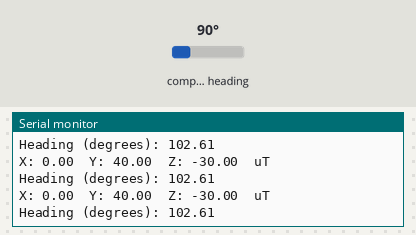
This sketch was run on a simulated Arduino Uno, built with avr-gcc and run on an emulated ATmega328P. Parts: the last lines printed to the serial monitor. The inputs (shaded band) are chosen by the test bench; at power-on: compass heading 90°.

Above: at 5.2 s.
5.3 s: compass heading set to 7°
At 5.84 s:
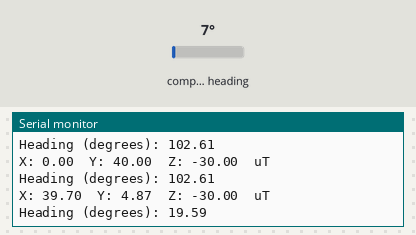
6.8 s: compass heading set to 180°
At 6.85 s:
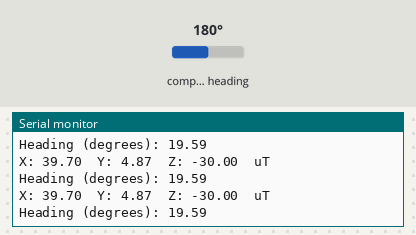
Timing chart, 0 to 9.8 s (numbered marks = the images above; inputs shaded):
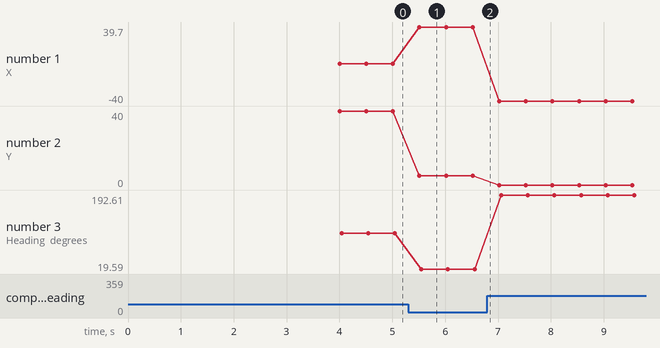

Measured:
- after the input at 5.3 s, the serial monitor: prints a new line after 0.21 s (image 1)
- plotted number 1: 0 → 39.7 after the input at 5.3 s, 39.7 → -40 after the input at 6.8 s
- plotted number 2: 40 → 4.87 after the input at 5.3 s
- plotted number 3: 102.61 → 19.59 after the input at 5.3 s, 19.59 → 192.61 after the input at 6.8 s

The sketch:

13BoxCode.ino
```cpp
//-------------------------------------MAGNETOMETER---------------------------//
//-------------------------------------MAGNETOMETER---------------------------//
//-------------------------------------MAGNETOMETER---------------------------//
//-------------------------------------MAGNETOMETER---------------------------//
//-------------------------------------MAGNETOMETER---------------------------//
//-------------------------------------MAGNETOMETER---------------------------//
#include <Wire.h>
#include <Adafruit_Sensor.h>
#include <Adafruit_HMC5883_U.h>

Adafruit_HMC5883_Unified mag = Adafruit_HMC5883_Unified(12345);

void getMagStats(void) {
  //Reference this to the code in the magsensor code
  //new sensor event
  sensors_event_t event;
  mag.getEvent(&event);
  // Display the output from the magnetometer
  Serial.print("X: "); Serial.print(event.magnetic.x); Serial.print("  ");
  Serial.print("Y: "); Serial.print(event.magnetic.y); Serial.print("  ");
  Serial.print("Z: "); Serial.print(event.magnetic.z); Serial.print("  ");Serial.println("uT");
  float heading = atan2(event.magnetic.y, event.magnetic.x);
  float declinationAngle = 0.22;
  heading += declinationAngle;

  // Correct for when signs are reversed.
  if(heading < 0)
    heading += 2*PI;

  // Check for wrap due to addition of declination.
  if(heading > 2*PI)
    heading -= 2*PI;
  float headingDegrees = heading * 180/M_PI;

  Serial.print("Heading (degrees): "); Serial.println(headingDegrees);
}

//------------------------------------GPS------------------------------------------//
//------------------------------------GPS------------------------------------------//
//------------------------------------GPS------------------------------------------//
//------------------------------------GPS------------------------------------------//
//------------------------------------GPS------------------------------------------//
//------------------------------------GPS------------------------------------------//
#include <SoftwareSerial.h>
#include <TinyGPS.h>

TinyGPS gps;
SoftwareSerial ss(4, 3);

void getGPSstats() {
  bool newData = false;
  unsigned long chars;
  unsigned short sentences, failed;

  for (unsigned long start = millis(); millis() - start < 1000;)
  {
    while (ss.available())
    {
      char c = ss.read();
      // Serial.write(c); // uncomment this line if you want to see the GPS data flowing
      if (gps.encode(c)) // Did a new valid sentence come in?
        newData = true;
    }
    if (newData)
  {
    float flat, flon;
    unsigned long age;
    gps.f_get_position(&flat, &flon, &age);
    Serial.print("LAT=");
    Serial.print(flat == TinyGPS::GPS_INVALID_F_ANGLE ? 0.0 : flat, 6);
    Serial.print(" LON=");
    Serial.print(flon == TinyGPS::GPS_INVALID_F_ANGLE ? 0.0 : flon, 6);
    Serial.print(" SAT=");
    Serial.print(gps.satellites() == TinyGPS::GPS_INVALID_SATELLITES ? 0 : gps.satellites());
    Serial.print(" PREC=");
    Serial.print(gps.hdop() == TinyGPS::GPS_INVALID_HDOP ? 0 : gps.hdop());
  }

  gps.stats(&chars, &sentences, &failed);
  Serial.print(" CHARS=");
  Serial.print(chars);
  Serial.print(" SENTENCES=");
  Serial.print(sentences);
  Serial.print(" CSUM ERR=");
  Serial.println(failed);
  if (chars == 0)
    Serial.println("** No characters received from GPS: check wiring **");
  }
}

//------------------------------------WIND 1---------------------------------//
//------------------------------------WIND 1---------------------------------//
//------------------------------------WIND 1---------------------------------//
//------------------------------------WIND 1---------------------------------//
//------------------------------------WIND 1---------------------------------//
//------------------------------------WIND 1---------------------------------//
//------------------------------------WIND 1---------------------------------//

#define analogPinForRV    1
#define analogPinForTMP   0

const float zeroWindAdjustment =  .2; // negative numbers yield smaller wind speeds and vice versa.

int TMP_Therm_ADunits;  //temp termistor value from wind sensor
float RV_Wind_ADunits;    //RV output from wind sensor
float RV_Wind_Volts;
unsigned long lastMillis;
int TempCtimes100;
float zeroWind_ADunits;
float zeroWind_volts;
float WindSpeed_MPH;

void getWindData_1(){
if (millis() - lastMillis > 200){      // read every 200 ms - printing slows this down further

    TMP_Therm_ADunits = analogRead(analogPinForTMP);
    RV_Wind_ADunits = analogRead(analogPinForRV);
    RV_Wind_Volts = (RV_Wind_ADunits *  0.0048828125);

    // these are all derived from regressions from raw data as such they depend on a lot of experimental factors
    // such as accuracy of temp sensors, and voltage at the actual wind sensor, (wire losses) which were unaccouted for.
    TempCtimes100 = (0.005 *((float)TMP_Therm_ADunits * (float)TMP_Therm_ADunits)) - (16.862 * (float)TMP_Therm_ADunits) + 9075.4;

    zeroWind_ADunits = -0.0006*((float)TMP_Therm_ADunits * (float)TMP_Therm_ADunits) + 1.0727 * (float)TMP_Therm_ADunits + 47.172;  //  13.0C  553  482.39

    zeroWind_volts = (zeroWind_ADunits * 0.0048828125) - zeroWindAdjustment;

    // This from a regression from data in the form of
    // Vraw = V0 + b * WindSpeed ^ c
    // V0 is zero wind at a particular temperature
    // The constants b and c were determined by some Excel wrangling with the solver.

   WindSpeed_MPH =  pow(((RV_Wind_Volts - zeroWind_volts) /.2300) , 2.7265);

    Serial.print("  TMP volts ");
    Serial.print(TMP_Therm_ADunits * 0.0048828125);

    Serial.print(" RV volts ");
    Serial.print((float)RV_Wind_Volts);

    Serial.print("\t  TempC*100 ");
    Serial.print(TempCtimes100 );

    Serial.print("   ZeroWind volts ");
    Serial.print(zeroWind_volts);

    Serial.print("   WindSpeed MPH ");
    Serial.println((float)WindSpeed_MPH);
    lastMillis = millis();
  }

}


//------------------------------------WIND 2---------------------------------//
//------------------------------------WIND 2---------------------------------//
//------------------------------------WIND 2---------------------------------//
//------------------------------------WIND 2---------------------------------//
//------------------------------------WIND 2---------------------------------//
//------------------------------------WIND 2---------------------------------//
//------------------------------------WIND 2---------------------------------//

#define analogPinForRV_0    3
#define analogPinForTMP_0   2

const float zeroWindAdjustment_0 =  .2; // negative numbers yield smaller wind speeds and vice versa.

int TMP_Therm_ADunits_0;  //temp termistor value from wind sensor
float RV_Wind_ADunits_0;    //RV output from wind sensor
float RV_Wind_Volts_0;
unsigned long lastMillis_0;
int TempCtimes100_0;
float zeroWind_ADunits_0;
float zeroWind_volts_0;
float WindSpeed_MPH_0;

void getWindData_2() {
if (millis() - lastMillis > 200){      // read every 200 ms - printing slows this down further

    TMP_Therm_ADunits_0 = analogRead(analogPinForTMP_0);
    RV_Wind_ADunits_0 = analogRead(analogPinForRV_0);
//    Serial.println(TMP_Therm_ADunits_0);
//    Serial.println(RV_Wind_ADunits_0);
    RV_Wind_Volts_0 = (RV_Wind_ADunits_0 *  0.0048828125);

    // these are all derived from regressions from raw data as such they depend on a lot of experimental factors
    // such as accuracy of temp sensors, and voltage at the actual wind sensor, (wire losses) which were unaccouted for.
    TempCtimes100_0 = (0.005 *((float)TMP_Therm_ADunits_0 * (float)TMP_Therm_ADunits_0)) - (16.862 * (float)TMP_Therm_ADunits_0) + 9075.4;

    zeroWind_ADunits_0 = -0.0006*((float)TMP_Therm_ADunits_0 * (float)TMP_Therm_ADunits_0) + 1.0727 * (float)TMP_Therm_ADunits_0 + 47.172;  //  13.0C  553  482.39

    zeroWind_volts_0 = (zeroWind_ADunits_0 * 0.0048828125) - zeroWindAdjustment_0;

    // This from a regression from data in the form of
    // Vraw = V0 + b * WindSpeed ^ c
    // V0 is zero wind at a particular temperature
    // The constants b and c were determined by some Excel wrangling with the solver.

   WindSpeed_MPH_0 =  pow(((RV_Wind_Volts_0 - zeroWind_volts_0) /.2300) , 2.7265);

    Serial.print("  TMP volts 2: ");
    Serial.print(TMP_Therm_ADunits_0 * 0.0048828125);

    Serial.print(" RV volts 2: ");
    Serial.print((float)RV_Wind_Volts_0);

    Serial.print("\t  TempC*100 2: ");
    Serial.print(TempCtimes100_0 );

    Serial.print("   ZeroWind volts 2: ");
    Serial.print(zeroWind_volts_0);

    Serial.print("   WindSpeed MPH 2: ");
    Serial.println((float)WindSpeed_MPH_0);
    lastMillis = millis();
  }
}
//------------------------------------SETUP----------------------------------------//
//------------------------------------SETUP----------------------------------------//
//------------------------------------SETUP----------------------------------------//
//------------------------------------SETUP----------------------------------------//
//------------------------------------SETUP----------------------------------------//
//------------------------------------SETUP----------------------------------------//
//------------------------------------SETUP----------------------------------------//
void setup() {
  Serial.begin(9600);

  if(!mag.begin())
  {
    /* There was a problem detecting the HMC5883 ... check your connections */
    Serial.println("Ooops, no HMC5883 detected ... Check your wiring!");
    while(1);
  }
  Serial.println("The magnetometer has been connected successfully!");
  delay(1000);

  ss.begin(4800);
  Serial.println("The GPS has been successfully connected, though no fix guaranteed");
  delay(1000);

  //below is not required
  //pinMode(A2, INPUT);
  //pinMode(A3, INPUT);
  //digitalWrite(A3, LOW);
  Serial.println("First wind sensor successfully connected");
  delay(1000);
  Serial.println("Second wind sensor successfully connected");
  delay(1000);


}

//------------------------------------LOOP-----------------------------------------//
//------------------------------------LOOP-----------------------------------------//
//------------------------------------LOOP-----------------------------------------//
//------------------------------------LOOP-----------------------------------------//
//------------------------------------LOOP-----------------------------------------//
//------------------------------------LOOP-----------------------------------------//
//------------------------------------LOOP-----------------------------------------//
void loop() {
  getMagStats(); // get the stats for the magnetometer
  delay(500);
  //getGPSstats();
  //delay(10);
  //getWindData_1();
  //delay(10);
  //getWindData_2();
  //delay(1000);
}
```
